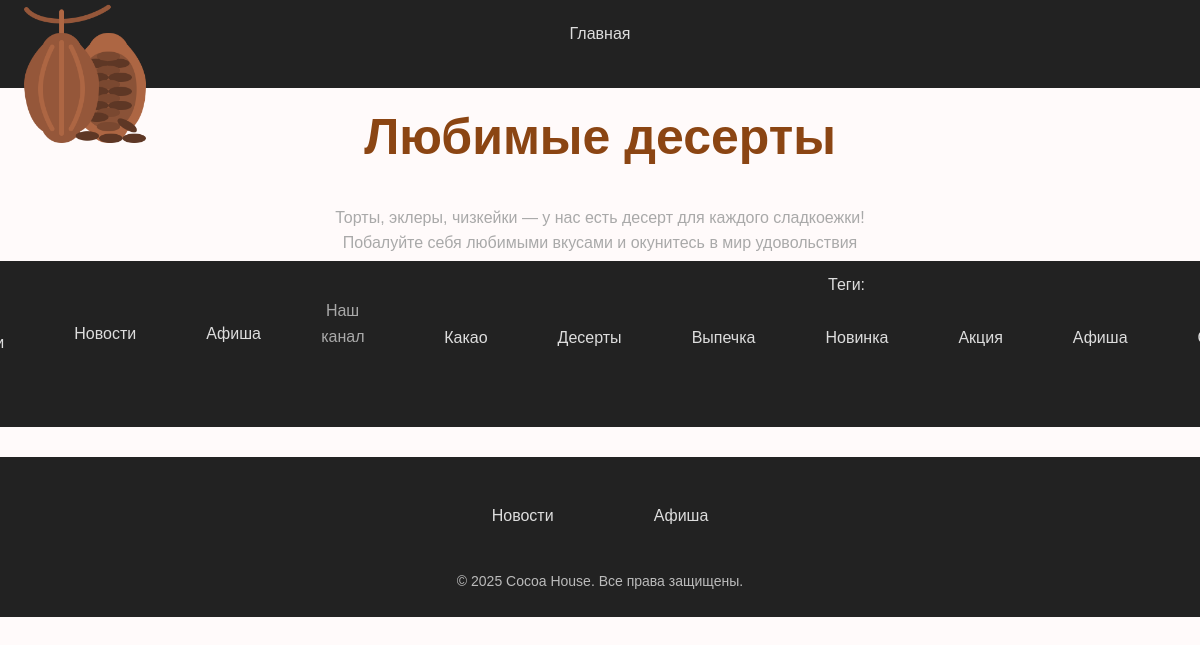
/post/lyubimye-deserty/, run on the app's committed database.
### cocoa/models.py (models this page shows, shortened)
class Post(models.Model):
 tags = models.ManyToManyField('TagPost', blank=True,related_name='tags')
 class Status(models.IntegerChoices):
  DRAFT = 0, 'Черновик'
  PUBLISHED = 1, 'Опубликовано'
 title = models.CharField(max_length=255,verbose_name="Заголовок")
 slug = models.SlugField(max_length=255, db_index=True, unique=True)
 content = models.TextField(blank=True, verbose_name="Текст статьи")
 time_create = models.DateTimeField(auto_now_add=True, verbose_name="Время создания")
 time_update = models.DateTimeField(auto_now=True, verbose_name="Время изменения")
 is_published = models.BooleanField(choices=tuple(map(lambda x:(bool(x[0]), x[1]), Status.choices)), default=Status.DRAFT, verbose_name="Статус")
 objects = models.Manager()
 published = PublishedModel()
 cat = models.ForeignKey('Category', on_delete=models.CASCADE, related_name='posts', verbose_name="Категории")
 filial = models.OneToOneField('Filial', on_delete=models.SET_NULL, null=True, blank=True, related_name='Филиал')
 class Meta:
  verbose_name = 'Посты'
  verbose_name_plural = 'Посты'
  ordering = ['-time_create']
  indexes = [
   models.Index(fields=['-time_create']),
  ]

class Category(models.Model):
 name = models.CharField(max_length=100, db_index=True, verbose_name="Категория")
 slug = models.SlugField(max_length=255, unique=True, db_index=True)
 class Meta:
  verbose_name = 'Категория'
  verbose_name_plural = 'Категории'

class TagPost(models.Model):
 tag = models.CharField(max_length=100,db_index=True)
 slug = models.SlugField(max_length=255,unique=True)
 def get_absolute_url(self):
  return reverse('tag', kwargs={'tag_slug': self.slug})

### cocoa/views.py (the view)
# urls.py: path('post/<slug:post_slug>/', views.show_post, name='post'),
def show_post(request, post_slug):
 post = get_object_or_404(Post, slug=post_slug)
 data = {
 'title': post.title,
 'menu': menu,
 'post': post,
 'cat_selected': 1,
 }
 return render(request, 'cocoa/post.html',
context=data)

### cocoa/templatetags/cocoa_tags.py (called while the page is built)
@register.simple_tag(name='getcats')
def get_categories():
 return Category.objects.all()

@register.inclusion_tag('cocoa/list_categories.html')
def show_categories(cat_selected_id=0):
 cats = Category.objects.all()
 return {"cats": cats, "cat_selected":cat_selected_id}

@register.inclusion_tag('cocoa/list_tags.html')
def show_all_tags():
 return {"tags": TagPost.objects.all()}

### cocoa/templates/cocoa/post.html (shortened to what this page needs)
{% extends 'base.html' %}
{% block content %}
<h1>{{post.title}}</h1>
{{post.content|linebreaks}}
{% endblock %}

### templates/base.html (shortened to what this page needs)
<!DOCTYPE html>
{% load static %}
{% load cocoa_tags %}
{% load menu_tags %}
{% getcats as categories %}
<html>
<head>
    <link type="text/css" href="{% static 'cocoa/css/styles.css' %}" rel="stylesheet" />
</head>
<body>
    <ul>
        <img src="{% static 'cocoa/images/cocoa.png' %}" alt="Логотип" class="logo">
        <li><a href="{% url 'home' %}">Главная</a></li>
    </ul>
    {% block content %}
    {% endblock %}
 <td valign="top" class="left-chapters">
 <ul id="leftchapters">
{% if cat_selected == 0 or cat_selected is None %}
 <li class="selected">Все
категории</li>
{% else %}
 <li><a href="{% url 'home' %}">Все
категории</a></li>
{% endif %}
{% show_categories cat_selected_id=cat_selected %}
<li class="share">
 <p >Наш канал</p>
 <a class="share-yt" href="..."
target="_blank" rel="nofollow"></a>
 </li>
 <li>{% show_all_tags %}</li>
 </ul>
</td>
    <footer class="footer">
        <div class="footer-container">
            <ul class="footer-categories">
                {% for cat in categories %}
                    <li><a href="{% url 'category' cat.id %}">{{ cat.name }}</a></li>
                {% endfor %}
            </ul>
            <p>&copy; 2025 Cocoa House. Все права защищены.</p>
        </div>
    </footer>
</body>
</html>

### cocoa/templates/cocoa/list_categories.html
{% for cat in cats %}
 {% if cat.id == cat_selected %}
 <li
class="selected">{{cat.name}}</li>
 {% else %}
 <li><a href="{{ cat.get_absolute_url
}}">{{cat.name}}</a></li>
 {% endif %}
{% endfor %}

### cocoa/templates/cocoa/list_tags.html
{% if tags %}
 Теги:</p>
 <ul class="tags-list">
 {% for t in tags %}
 <li><a
href="{{t.get_absolute_url}}">{{t.tag}}</a></li>
 {% endfor %}
 </ul>
{% endif %}

### cocoa/static/cocoa/css/styles.css (style rules this page uses)
body { font-family: Arial, sans-serif; background-color: #FFFAFA; color: #333; margin: 0; padding: 0; }
li { color: #ddd; text-align: center; display: flex; flex-direction: column; align-items: center; justify-content: center; margin-bottom: 20px; }
ul { list-style: none; padding: 0; margin: 0; background-color: #222; overflow: hidden; display: flex; justify-content: center; }
ul li { padding: 15px 20px; }
ul li a { color: #ddd; text-decoration: none; transition: color 0.3s; display: block; padding: 10px 15px; }
h1 { text-align: center; margin-top: 20px; color: #8B4513; font-size: 50px; }
p { text-align: center; line-height: 1.6; padding: 5px; color: #A9A9A9; width: 80%; max-width: 600px; margin: 0 auto; }
.logo { position: absolute; top: 0px; left: 10px; width: 150px; height: auto; z-index: 10; }
body { font-family: Arial, sans-serif; background-color: #FFFAFA; color: #333; margin: 0; padding: 0; display: flex; flex-direction: column; min-height: 100vh; }
.footer { background-color: #222; color: #fff; text-align: center; padding: 20px 0; margin-top: 30px; }
.footer-container { max-width: 1000px; margin: 0 auto; }
.footer-categories { list-style: none; padding: 0; margin: 0; display: flex; justify-content: center; flex-wrap: wrap; }
.footer-categories li { margin: 5px 15px; }
.footer-categories li a { color: #ddd; text-decoration: none; font-size: 16px; transition: color 0.3s; }
.footer p { margin-top: 10px; font-size: 14px; color: #bbb; }

### data on the page
Post: title "Любимые десерты", content "Торты, эклеры, чизкейки — у нас есть десерт для каждого сладкоежки! Побалуйте себя любимыми вкусами и окунитесь в мир удовольствия"
Category: name "Новости"
Category: name "Афиша"
TagPost: tag "Какао"
TagPost: tag "Десерты"
TagPost: tag "Выпечка"
TagPost: tag "Новинка"
TagPost: tag "Акция"
TagPost: tag "Афиша"
